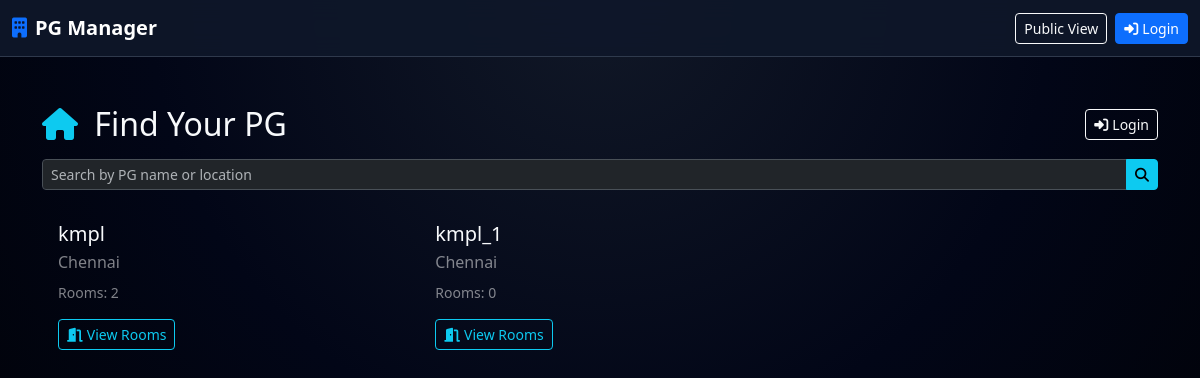
Before: / with the older database file.
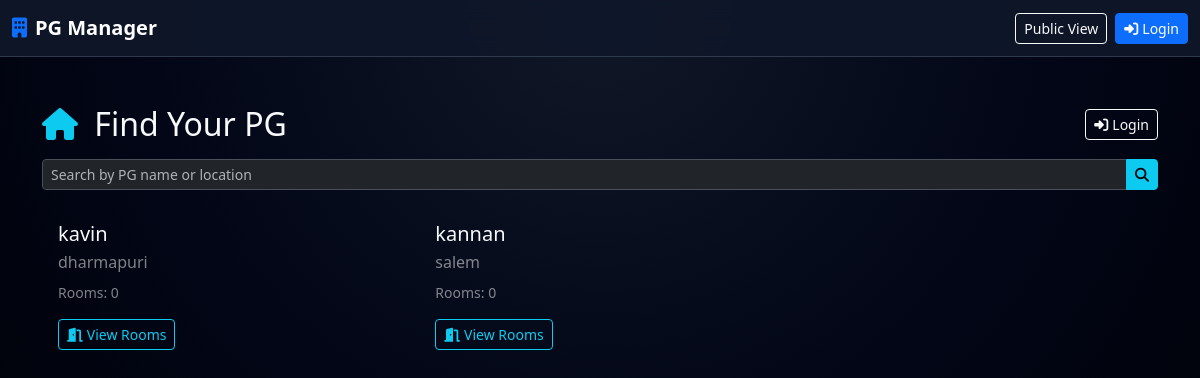
After: the same page with the newer database file.
### models.py (models this page shows)
class PG(db.Model):
    id = db.Column(db.Integer, primary_key=True)
    name = db.Column(db.String(255), nullable=False)
    location = db.Column(db.String(255))
    latitude = db.Column(db.Float)
    longitude = db.Column(db.Float)
    total_rooms = db.Column(db.Integer, default=0)
    rooms = db.relationship("Room", backref="pg", lazy=True)
    admins = db.relationship("User", backref="pg_admin", lazy=True)

### app.py (the view)
@app.route("/")
def home():
    search_query = request.args.get("search", "").strip()
    pgs = search_pgs(search_query) if search_query else PG.query.all()
    return render_template("guest/home.html", pgs=pgs, search_query=search_query)

### templates/guest/home.html (shortened to what this page needs)
{% extends "base.html" %}
{% block content %}
<div class="container py-4">
  <div class="d-flex justify-content-between align-items-center mb-3">
    <h2 class="mb-0">
      <i class="fas fa-home me-2 text-info"></i>
      Find Your PG
    </h2>
    <a href="{{ url_for('login') }}" class="btn btn-outline-light btn-sm">
      <i class="fas fa-sign-in-alt me-1"></i>Login
    </a>
  </div>
  <form method="get" class="mb-3">
    <div class="input-group">
      <input type="text" name="search" class="form-control form-control-sm"
             placeholder="Search by PG name or location"
             value="{{ search_query or '' }}">
      <button class="btn btn-info btn-sm" type="submit">
        <i class="fas fa-search"></i>
      </button>
    </div>
  </form>
  {% if pgs %}
    <div class="row g-3">
      {% for pg in pgs %}
        <div class="col-md-4">
          <div class="card-glass p-3 h-100">
            <h5 class="mb-1">{{ pg.name }}</h5>
            <p class="text-white-50 mb-2">
              {{ pg.location or 'Location not specified' }}
            </p>
            <p class="small text-white-50 mb-3">
              Rooms: {{ pg.total_rooms or 0 }}
            </p>
            <a href="{{ url_for('rooms', pg_id=pg.id) }}" class="btn btn-outline-info btn-sm">
              <i class="fas fa-door-open me-1"></i>View Rooms
            </a>
          </div>
        </div>
      {% endfor %}
    </div>
  {% else %}
    <p class="text-white-50">No PGs found.</p>
  {% endif %}
</div>
{% endblock %}

Changed rows visible on the page:
removed PG: name "kmpl", location "Chennai", total_rooms "2"
added PG: name "kavin", location "dharmapuri", total_rooms "0"
changed PG: name "kmpl_1" → "kannan"; location "Chennai" → "salem"
